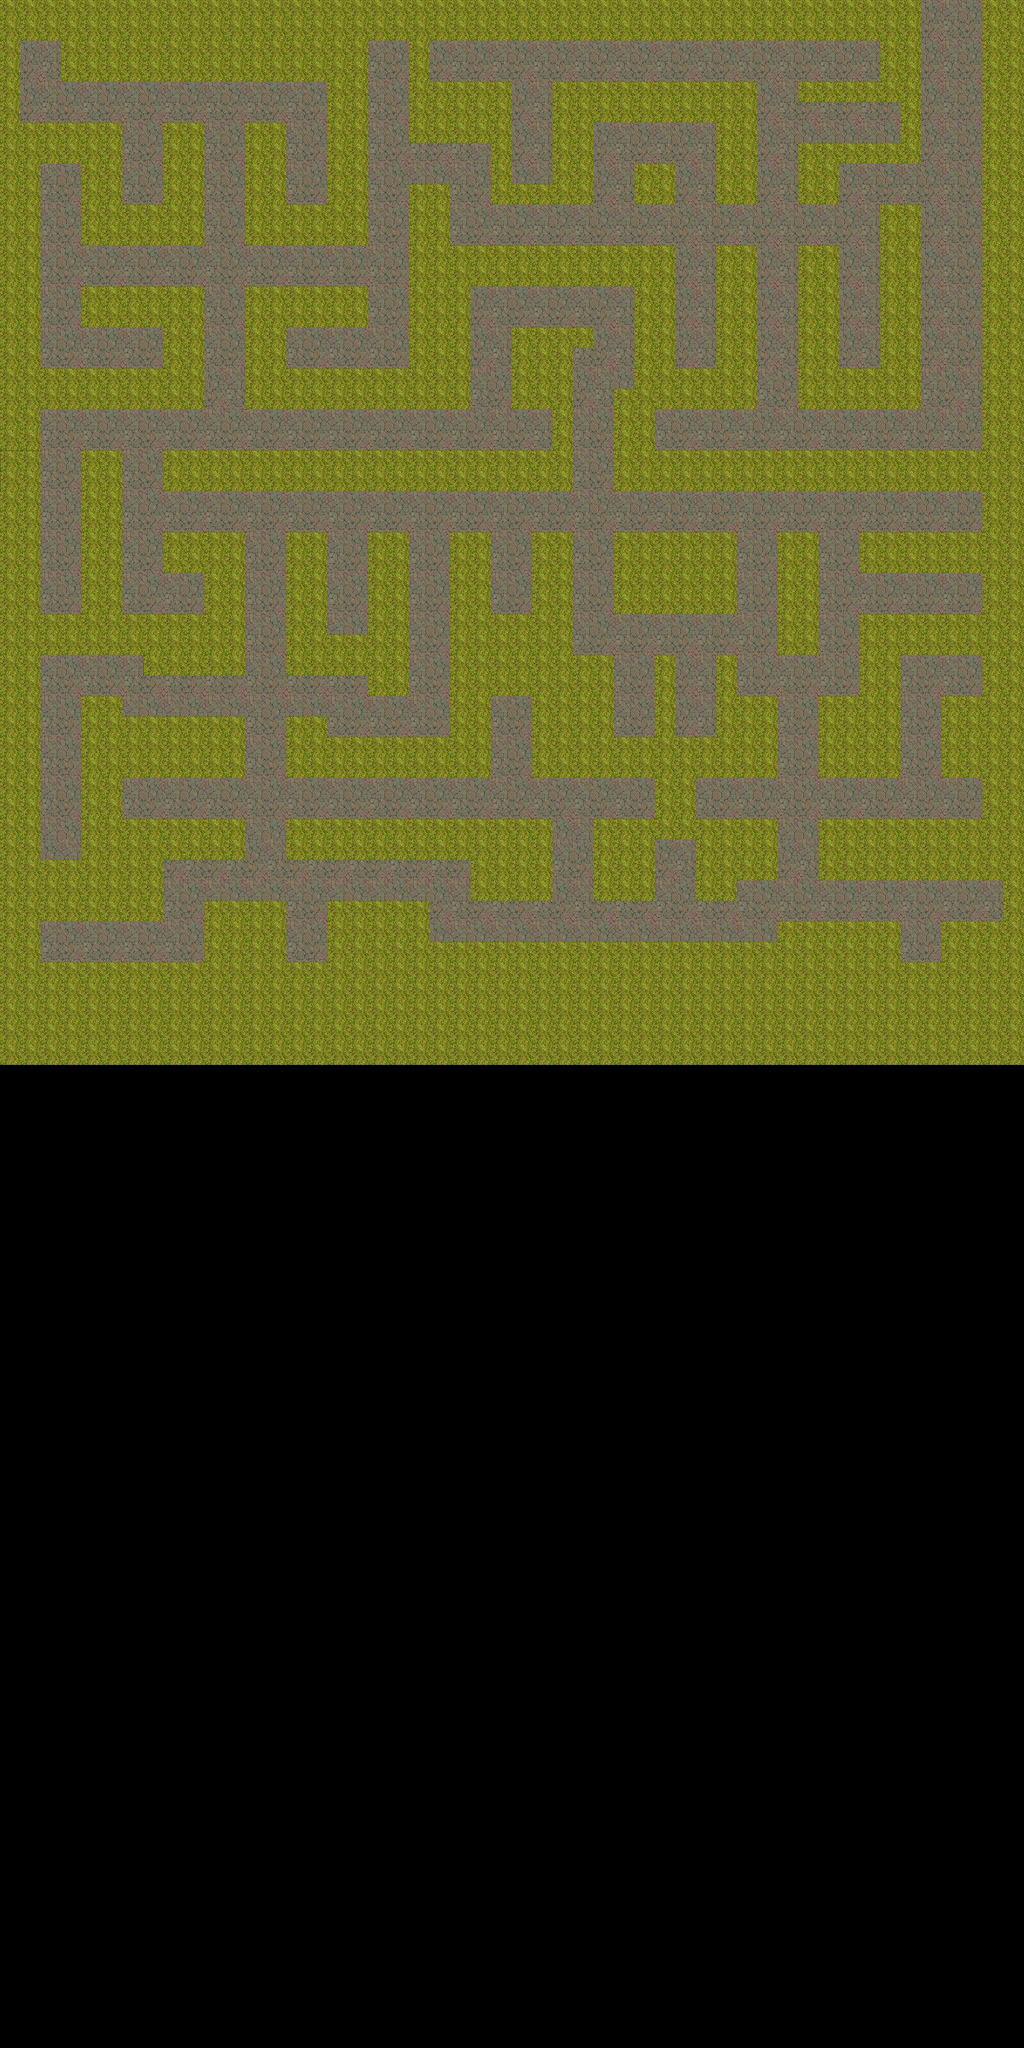

This is a level from a 2D game, rendered from its Tiled map with the project's own tilesets. A one-line summary and the map file follow, with tile-layer data summarised:
An orthogonal 50x100 tile map with 64x64 px tiles, 3 tile layers (bottom, walls, hostiles), 2 tilesets.

<map version="1.0" orientation="orthogonal" renderorder="right-down" width="50" height="100" tilewidth="64" tileheight="64" nextobjectid="1">
 <tileset firstgid="1" name="Floor" tilewidth="64" tileheight="64" tilecount="4">
  <image source="rocks.png" width="128" height="128" />
 </tileset>
 <tileset firstgid="5" name="Walls" tilewidth="64" tileheight="64" tilecount="16">
  <image source="Hedge.png" width="256" height="256" />
  <tile id="5">
   <properties>
    <property name="blocked" value="true" />
   </properties>
  </tile>
  <tile id="6">
   <properties>
    <property name="blocked" value="true" />
   </properties>
  </tile>
  <tile id="9">
   <properties>
    <property name="blocked" value="true" />
   </properties>
  </tile>
  <tile id="10">
   <properties>
    <property name="blocked" value="true" />
   </properties>
  </tile>
 </tileset>
 <layer name="bottom" width="50" height="100">
  <data>[5000 cells, 2344 non-empty, 4 distinct tile ids]</data>
 </layer>
 <layer name="walls" width="50" height="100">
  <properties>
   <property name="blocked" value="true" />
  </properties>
  <data>[5000 cells, 1482 non-empty, 8 distinct tile ids]</data>
 </layer>
 <layer name="hostiles" width="50" height="100">
  <properties>
   <property name="hostile" value="true" />
  </properties>
  <data>[5000 cells, 0 non-empty, 0 distinct tile ids]</data>
 </layer>
</map>
